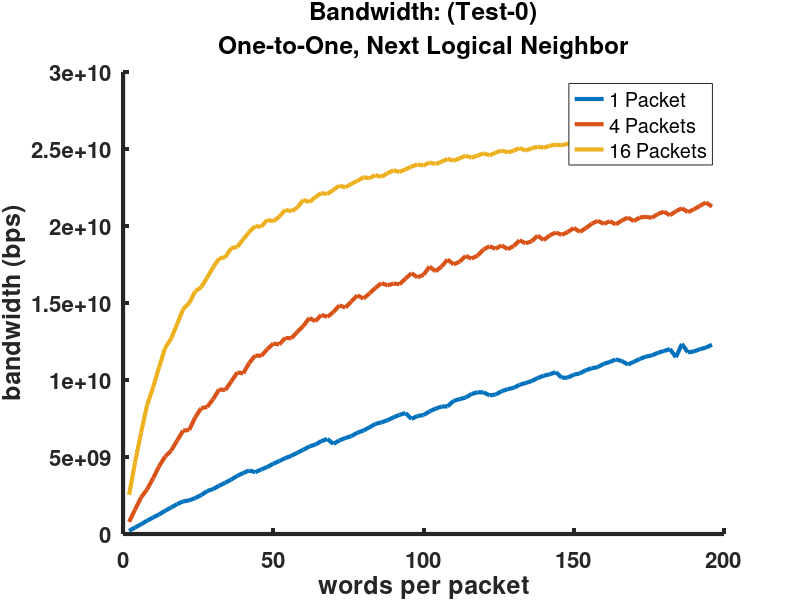

Write MATLAB code to recreate this figure. (Note: this script raises an error after producing the figure.)
data = [
	0,1,2,0.002820;
	0,1,4,0.002724;
	0,1,6,0.002730;
	0,1,8,0.002658;
	0,1,10,0.002691;
	0,1,12,0.002718;
	0,1,14,0.002673;
	0,1,16,0.002685;
	0,1,18,0.002673;
	0,1,20,0.002718;
	0,1,22,0.002910;
	0,1,24,0.002958;
	0,1,26,0.002967;
	0,1,28,0.002892;
	0,1,30,0.002958;
	0,1,32,0.002940;
	0,1,34,0.002943;
	0,1,36,0.002934;
	0,1,38,0.002898;
	0,1,40,0.002907;
	0,1,42,0.002934;
	0,1,44,0.003159;
	0,1,46,0.003159;
	0,1,48,0.003177;
	0,1,50,0.003156;
	0,1,52,0.003162;
	0,1,54,0.003156;
	0,1,56,0.003177;
	0,1,58,0.003168;
	0,1,60,0.003159;
	0,1,62,0.003141;
	0,1,64,0.003177;
	0,1,66,0.003150;
	0,1,68,0.003177;
	0,1,70,0.003447;
	0,1,72,0.003411;
	0,1,74,0.003420;
	0,1,76,0.003444;
	0,1,78,0.003414;
	0,1,80,0.003429;
	0,1,82,0.003411;
	0,1,84,0.003384;
	0,1,86,0.003417;
	0,1,88,0.003432;
	0,1,90,0.003423;
	0,1,92,0.003426;
	0,1,94,0.003447;
	0,1,96,0.003702;
	0,1,98,0.003684;
	0,1,100,0.003729;
	0,1,102,0.003690;
	0,1,104,0.003681;
	0,1,106,0.003690;
	0,1,108,0.003753;
	0,1,110,0.003666;
	0,1,112,0.003684;
	0,1,114,0.003708;
	0,1,116,0.003675;
	0,1,118,0.003693;
	0,1,120,0.003759;
	0,1,122,0.003903;
	0,1,124,0.003945;
	0,1,126,0.003915;
	0,1,128,0.003921;
	0,1,130,0.003945;
	0,1,132,0.003924;
	0,1,134,0.003936;
	0,1,136,0.003945;
	0,1,138,0.003924;
	0,1,140,0.003924;
	0,1,142,0.003945;
	0,1,144,0.003948;
	0,1,146,0.004143;
	0,1,148,0.004200;
	0,1,150,0.004176;
	0,1,152,0.004200;
	0,1,154,0.004170;
	0,1,156,0.004176;
	0,1,158,0.004200;
	0,1,160,0.004167;
	0,1,162,0.004179;
	0,1,164,0.004167;
	0,1,166,0.004257;
	0,1,168,0.004398;
	0,1,170,0.004380;
	0,1,172,0.004359;
	0,1,174,0.004350;
	0,1,176,0.004374;
	0,1,178,0.004356;
	0,1,180,0.004365;
	0,1,182,0.004365;
	0,1,184,0.004617;
	0,1,186,0.004341;
	0,1,188,0.004593;
	0,1,190,0.004617;
	0,1,192,0.004608;
	0,1,194,0.004617;
	0,1,196,0.004593;
	0,4,2,0.002928;
	0,4,4,0.002901;
	0,4,6,0.002910;
	0,4,8,0.003180;
	0,4,10,0.003183;
	0,4,12,0.003144;
	0,4,14,0.003207;
	0,4,16,0.003405;
	0,4,18,0.003417;
	0,4,20,0.003432;
	0,4,22,0.003753;
	0,4,24,0.003654;
	0,4,26,0.003669;
	0,4,28,0.003909;
	0,4,30,0.003945;
	0,4,32,0.003924;
	0,4,34,0.004194;
	0,4,36,0.004191;
	0,4,38,0.004176;
	0,4,40,0.004416;
	0,4,42,0.004356;
	0,4,44,0.004374;
	0,4,46,0.004584;
	0,4,48,0.004608;
	0,4,50,0.004659;
	0,4,52,0.004866;
	0,4,54,0.004887;
	0,4,56,0.005076;
	0,4,58,0.005094;
	0,4,60,0.005118;
	0,4,62,0.005094;
	0,4,64,0.005337;
	0,4,66,0.005346;
	0,4,68,0.005556;
	0,4,70,0.005598;
	0,4,72,0.005589;
	0,4,74,0.005799;
	0,4,76,0.005796;
	0,4,78,0.005799;
	0,4,80,0.006030;
	0,4,82,0.006048;
	0,4,84,0.006057;
	0,4,86,0.006084;
	0,4,88,0.006282;
	0,4,90,0.006378;
	0,4,92,0.006534;
	0,4,94,0.006534;
	0,4,96,0.006531;
	0,4,98,0.006777;
	0,4,100,0.006846;
	0,4,102,0.006768;
	0,4,104,0.007026;
	0,4,106,0.007032;
	0,4,108,0.006984;
	0,4,110,0.007239;
	0,4,112,0.007302;
	0,4,114,0.007275;
	0,4,116,0.007473;
	0,4,118,0.007524;
	0,4,120,0.007482;
	0,4,122,0.007524;
	0,4,124,0.007716;
	0,4,126,0.007746;
	0,4,128,0.007974;
	0,4,130,0.008013;
	0,4,132,0.007974;
	0,4,134,0.008181;
	0,4,136,0.008244;
	0,4,138,0.008208;
	0,4,140,0.008454;
	0,4,142,0.008436;
	0,4,144,0.008478;
	0,4,146,0.008658;
	0,4,148,0.008700;
	0,4,150,0.008697;
	0,4,152,0.008928;
	0,4,154,0.008937;
	0,4,156,0.008922;
	0,4,158,0.008952;
	0,4,160,0.009156;
	0,4,162,0.009192;
	0,4,164,0.009399;
	0,4,166,0.009396;
	0,4,168,0.009423;
	0,4,170,0.009642;
	0,4,172,0.009642;
	0,4,174,0.009735;
	0,4,176,0.009876;
	0,4,178,0.009870;
	0,4,180,0.009909;
	0,4,182,0.010134;
	0,4,184,0.010116;
	0,4,186,0.010134;
	0,4,188,0.010362;
	0,4,190,0.010386;
	0,4,192,0.010380;
	0,4,194,0.010386;
	0,4,196,0.010623;
	0,16,2,0.003630;
	0,16,4,0.003960;
	0,16,6,0.004197;
	0,16,8,0.004410;
	0,16,10,0.004836;
	0,16,12,0.005103;
	0,16,14,0.005340;
	0,16,16,0.005811;
	0,16,18,0.006084;
	0,16,20,0.006312;
	0,16,22,0.006765;
	0,16,24,0.007020;
	0,16,26,0.007479;
	0,16,28,0.007749;
	0,16,30,0.007980;
	0,16,32,0.008244;
	0,16,34,0.008718;
	0,16,36,0.008940;
	0,16,38,0.009396;
	0,16,40,0.009633;
	0,16,42,0.009870;
	0,16,44,0.010146;
	0,16,46,0.010623;
	0,16,48,0.010845;
	0,16,50,0.011352;
	0,16,52,0.011628;
	0,16,54,0.011826;
	0,16,56,0.012312;
	0,16,58,0.012615;
	0,16,60,0.012747;
	0,16,62,0.013257;
	0,16,64,0.013485;
	0,16,66,0.013743;
	0,16,68,0.014193;
	0,16,70,0.014436;
	0,16,72,0.014673;
	0,16,74,0.015150;
	0,16,76,0.015405;
	0,16,78,0.015678;
	0,16,80,0.015915;
	0,16,82,0.016362;
	0,16,84,0.016614;
	0,16,86,0.017091;
	0,16,88,0.017316;
	0,16,90,0.017565;
	0,16,92,0.018039;
	0,16,94,0.018297;
	0,16,96,0.018543;
	0,16,98,0.018825;
	0,16,100,0.019266;
	0,16,102,0.019485;
	0,16,104,0.019950;
	0,16,106,0.020214;
	0,16,108,0.020436;
	0,16,110,0.020916;
	0,16,112,0.021165;
	0,16,114,0.021390;
	0,16,116,0.021882;
	0,16,118,0.022131;
	0,16,120,0.022377;
	0,16,122,0.022866;
	0,16,124,0.023076;
	0,16,126,0.023328;
	0,16,128,0.023805;
	0,16,130,0.024069;
	0,16,132,0.024276;
	0,16,134,0.024804;
	0,16,136,0.025029;
	0,16,138,0.025296;
	0,16,140,0.025728;
	0,16,142,0.025959;
	0,16,144,0.026256;
	0,16,146,0.026658;
	0,16,148,0.026919;
	0,16,150,0.027198;
	0,16,152,0.027639;
	0,16,154,0.027891;
	0,16,156,0.028146;
	0,16,158,0.028407;
	0,16,160,0.028860;
	0,16,162,0.029079;
	0,16,164,0.029550;
	0,16,166,0.029826;
	0,16,168,0.030036;
	0,16,170,0.030285;
	0,16,172,0.030792;
	0,16,174,0.031014;
	0,16,176,0.031506;
	0,16,178,0.031698;
	0,16,180,0.031959;
	0,16,182,0.032430;
	0,16,184,0.032715;
	0,16,186,0.032916;
	0,16,188,0.033408;
	0,16,190,0.033633;
	0,16,192,0.033939;
	0,16,194,0.034359;
	0,16,196,0.034614;
	1,1,2,0.003033;
	1,1,4,0.003009;
	1,1,6,0.002985;
	1,1,8,0.003003;
	1,1,10,0.003015;
	1,1,12,0.003003;
	1,1,14,0.002991;
	1,1,16,0.003003;
	1,1,18,0.003327;
	1,1,20,0.003291;
	1,1,22,0.005151;
	1,1,24,0.005394;
	1,1,26,0.005652;
	1,1,28,0.004353;
	1,1,30,0.005682;
	1,1,32,0.007500;
	1,1,34,0.007104;
	1,1,36,0.007491;
	1,1,38,0.006999;
	1,1,40,0.006753;
	1,1,42,0.008364;
	1,1,44,0.008325;
	1,1,46,0.008820;
	1,1,48,0.009159;
	1,1,50,0.010182;
	1,1,52,0.009174;
	1,1,54,0.010170;
	1,1,56,0.011292;
	1,1,58,0.010887;
	1,1,60,0.011301;
	1,1,62,0.011250;
	1,1,64,0.011385;
	1,1,66,0.011079;
	1,1,68,0.011271;
	1,1,70,0.013959;
	1,1,72,0.013113;
	1,1,74,0.014499;
	1,1,76,0.014505;
	1,1,78,0.012942;
	1,1,80,0.015537;
	1,1,82,0.014211;
	1,1,84,0.015123;
	1,1,86,0.015282;
	1,1,88,0.016362;
	1,1,90,0.014763;
	1,1,92,0.015795;
	1,1,94,0.017919;
	1,1,96,0.015804;
	1,1,98,0.016092;
	1,1,100,0.018453;
	1,1,102,0.018450;
	1,1,104,0.020553;
	1,1,106,0.018990;
	1,1,108,0.018285;
	1,1,110,0.020838;
	1,1,112,0.018972;
	1,1,114,0.020853;
	1,1,116,0.019266;
	1,1,118,0.021159;
	1,1,120,0.021663;
	1,1,122,0.020640;
	1,1,124,0.023844;
	1,1,126,0.022779;
	1,1,128,0.023025;
	1,1,130,0.023241;
	1,1,132,0.023292;
	1,1,134,0.025428;
	1,1,136,0.024147;
	1,1,138,0.024390;
	1,1,140,0.024666;
	1,1,142,0.025659;
	1,1,144,0.025470;
	1,1,146,0.025773;
	1,1,148,0.025713;
	1,1,150,0.025209;
	1,1,152,0.025701;
	1,1,154,0.026262;
	1,1,156,0.025944;
	1,1,158,0.026211;
	1,1,160,0.026532;
	1,1,162,0.027882;
	1,1,164,0.028467;
	1,1,166,0.029388;
	1,1,168,0.029709;
	1,1,170,0.028395;
	1,1,172,0.028671;
	1,1,174,0.031032;
	1,1,176,0.031284;
	1,1,178,0.031287;
	1,1,180,0.031851;
	1,1,182,0.032382;
	1,1,184,0.031890;
	1,1,186,0.032670;
	1,1,188,0.033012;
	1,1,190,0.033759;
	1,1,192,0.033231;
	1,1,194,0.033213;
	1,1,196,0.033462;
	1,4,2,0.005124;
	1,4,4,0.005931;
	1,4,6,0.006243;
	1,4,8,0.007551;
	1,4,10,0.007266;
	1,4,12,0.008352;
	1,4,14,0.008643;
	1,4,16,0.009141;
	1,4,18,0.010260;
	1,4,20,0.011331;
	1,4,22,0.011889;
	1,4,24,0.014520;
	1,4,26,0.014790;
	1,4,28,0.014832;
	1,4,30,0.015921;
	1,4,32,0.016689;
	1,4,34,0.017571;
	1,4,36,0.019110;
	1,4,38,0.019944;
	1,4,40,0.021000;
	1,4,42,0.021339;
	1,4,44,0.022500;
	1,4,46,0.023193;
	1,4,48,0.025029;
	1,4,50,0.024480;
	1,4,52,0.027744;
	1,4,54,0.028005;
	1,4,56,0.030150;
	1,4,58,0.030117;
	1,4,60,0.030141;
	1,4,62,0.031233;
	1,4,64,0.031572;
	1,4,66,0.033603;
	1,4,68,0.036114;
	1,4,70,0.033921;
	1,4,72,0.036828;
	1,4,74,0.037113;
	1,4,76,0.036660;
	1,4,78,0.039093;
	1,4,80,0.039621;
	1,4,82,0.040935;
	1,4,84,0.041235;
	1,4,86,0.043110;
	1,4,88,0.042045;
	1,4,90,0.046353;
	1,4,92,0.046080;
	1,4,94,0.046563;
	1,4,96,0.049251;
	1,4,98,0.048690;
	1,4,100,0.051147;
	1,4,102,0.051399;
	1,4,104,0.050583;
	1,4,106,0.052812;
	1,4,108,0.051939;
	1,16,2,0.013494;
	1,16,4,0.016731;
	1,16,6,0.019164;
	1,16,8,0.023262;
	1,16,10,0.026172;
	1,16,12,0.029421;
	1,16,14,0.031863;
	1,16,16,0.035370;
	1,16,18,0.038028;
	1,16,20,0.041817;
	1,16,22,0.044829;
	1,16,24,0.048363;
	2,1,2,0.000711;
	2,1,4,0.000708;
	2,1,6,0.000723;
	2,1,8,0.000933;
	2,1,10,0.000915;
	2,1,12,0.000906;
	2,1,14,0.000909;
	2,1,16,0.000912;
	2,1,18,0.000906;
	2,1,20,0.000906;
	2,1,22,0.000909;
	2,1,24,0.000906;
	2,1,26,0.000918;
	2,1,28,0.000909;
	2,1,30,0.001131;
	2,1,32,0.001110;
	2,1,34,0.001098;
	2,1,36,0.001095;
	2,1,38,0.001110;
	2,1,40,0.001116;
	2,1,42,0.001104;
	2,1,44,0.001110;
	2,1,46,0.001107;
	2,1,48,0.001110;
	2,1,50,0.001110;
	2,1,52,0.001359;
	2,1,54,0.001335;
	2,1,56,0.001317;
	2,1,58,0.001302;
	2,1,60,0.001326;
	2,1,62,0.001329;
	2,1,64,0.001320;
	2,1,66,0.001320;
	2,1,68,0.001575;
	2,1,70,0.001320;
	2,1,72,0.001551;
	2,1,74,0.001548;
	2,1,76,0.001539;
	2,1,78,0.001536;
	2,1,80,0.001536;
	2,1,82,0.001545;
	2,1,84,0.001536;
	2,1,86,0.001533;
	2,1,88,0.001545;
	2,1,90,0.001536;
	2,1,92,0.001542;
	2,1,94,0.001788;
	2,1,96,0.001782;
	2,1,98,0.001782;
	2,1,100,0.001782;
	2,1,102,0.001782;
	2,1,104,0.001773;
	2,1,106,0.001770;
	2,1,108,0.001764;
	2,1,110,0.001776;
	2,1,112,0.001773;
	2,1,114,0.001776;
	2,1,116,0.001959;
	2,1,118,0.001983;
	2,1,120,0.001980;
	2,1,122,0.001965;
	2,1,124,0.001965;
	2,1,126,0.001971;
	2,1,128,0.001977;
	2,1,130,0.001971;
	2,1,132,0.001977;
	2,1,134,0.001965;
	2,1,136,0.002229;
	2,1,138,0.002214;
	2,1,140,0.002205;
	2,1,142,0.002202;
	2,1,144,0.002211;
	2,1,146,0.002214;
	2,1,148,0.002214;
	2,1,150,0.002208;
	2,1,152,0.002217;
	2,1,154,0.002193;
	2,1,156,0.002214;
	2,1,158,0.002193;
	2,1,160,0.002403;
	2,1,162,0.002391;
	2,1,164,0.002403;
	2,1,166,0.002397;
	2,1,168,0.002400;
	2,1,170,0.002388;
	2,1,172,0.002400;
	2,1,174,0.002391;
	2,1,176,0.002409;
	2,1,178,0.002643;
	2,1,180,0.002658;
	2,1,182,0.002433;
	2,1,184,0.002652;
	2,1,186,0.002637;
	2,1,188,0.002610;
	2,1,190,0.002634;
	2,1,192,0.002613;
	2,1,194,0.002613;
	2,1,196,0.002637;
	2,4,2,0.000924;
	2,4,4,0.000927;
	2,4,6,0.001140;
	2,4,8,0.001125;
	2,4,10,0.001347;
	2,4,12,0.001335;
	2,4,14,0.001329;
	2,4,16,0.001554;
	2,4,18,0.001572;
	2,4,20,0.001776;
	2,4,22,0.001776;
	2,4,24,0.001767;
	2,4,26,0.001989;
	2,4,28,0.002001;
	2,4,30,0.001977;
	2,4,32,0.002217;
	2,4,34,0.002232;
	2,4,36,0.002202;
	2,4,38,0.002406;
	2,4,40,0.002424;
	2,4,42,0.002400;
	2,4,44,0.002658;
	2,4,46,0.002658;
	2,4,48,0.002847;
	2,4,50,0.002850;
	2,4,52,0.003078;
	2,4,54,0.003081;
	2,4,56,0.003048;
	2,4,58,0.003312;
	2,4,60,0.003309;
	2,4,62,0.003264;
	2,4,64,0.003510;
	2,4,66,0.003516;
	2,4,68,0.003492;
	2,4,70,0.003741;
	2,4,72,0.003720;
	2,4,74,0.003699;
	2,4,76,0.003936;
	2,4,78,0.003930;
	2,4,80,0.003930;
	2,4,82,0.004179;
	2,4,84,0.004173;
	2,4,86,0.004191;
	2,4,88,0.004398;
	2,4,90,0.004380;
	2,4,92,0.004590;
	2,4,94,0.004620;
	2,4,96,0.004626;
	2,4,98,0.004815;
	2,4,100,0.004830;
	2,4,102,0.004821;
	2,4,104,0.005049;
	2,4,106,0.005049;
	2,4,108,0.005250;
	2,4,110,0.005262;
	2,4,112,0.005259;
	2,4,114,0.005472;
	2,4,116,0.005490;
	2,4,118,0.005679;
	2,4,120,0.005670;
	2,4,122,0.005688;
	2,4,124,0.005925;
	2,4,126,0.005877;
	2,4,128,0.005880;
	2,4,130,0.006105;
	2,4,132,0.006087;
	2,4,134,0.006102;
	2,4,136,0.006309;
	2,4,138,0.006321;
	2,4,140,0.006531;
	2,4,142,0.006522;
	2,4,144,0.006513;
	2,4,146,0.006750;
	2,4,148,0.006747;
	2,4,150,0.006963;
	2,4,152,0.006963;
	2,4,154,0.006948;
	2,4,156,0.007182;
	2,4,158,0.007176;
	2,4,160,0.007170;
	2,4,162,0.007392;
	2,4,164,0.007386;
	2,4,166,0.007401;
	2,4,168,0.007599;
	2,4,170,0.007611;
	2,4,172,0.007803;
	2,4,174,0.007815;
	2,4,176,0.007827;
	2,4,178,0.008028;
	2,4,180,0.008025;
	2,4,182,0.008025;
	2,4,184,0.008265;
	2,4,186,0.008268;
	2,4,188,0.008469;
	2,4,190,0.008478;
	2,4,192,0.008466;
	2,4,194,0.008691;
	2,4,196,0.008688;
	2,16,2,0.001584;
	2,16,4,0.001986;
	2,16,6,0.002250;
	2,16,8,0.002640;
	2,16,10,0.002862;
	2,16,12,0.003282;
	2,16,14,0.003510;
	2,16,16,0.003942;
	2,16,18,0.004149;
	2,16,20,0.004617;
	2,16,22,0.004827;
	2,16,24,0.005253;
	2,16,26,0.005487;
	2,16,28,0.005919;
	2,16,30,0.006096;
	2,16,32,0.006531;
	2,16,34,0.006735;
	2,16,36,0.007179;
	2,16,38,0.007398;
	2,16,40,0.007821;
	2,16,42,0.008040;
	2,16,44,0.008262;
	2,16,46,0.008688;
	2,16,48,0.009108;
	2,16,50,0.009324;
	2,16,52,0.009762;
	2,16,54,0.009990;
	2,16,56,0.010203;
	2,16,58,0.010620;
	2,16,60,0.010842;
	2,16,62,0.011265;
	2,16,64,0.011499;
	2,16,66,0.011931;
	2,16,68,0.012123;
	2,16,70,0.012576;
	2,16,72,0.012771;
	2,16,74,0.013227;
	2,16,76,0.013446;
	2,16,78,0.013866;
	2,16,80,0.014079;
	2,16,82,0.014520;
	2,16,84,0.014736;
	2,16,86,0.015177;
	2,16,88,0.015381;
	2,16,90,0.015810;
	2,16,92,0.016038;
	2,16,94,0.016455;
	2,16,96,0.016680;
	2,16,98,0.017118;
	2,16,100,0.017319;
	2,16,102,0.017541;
	2,16,104,0.017985;
	2,16,106,0.018192;
	2,16,108,0.018627;
	2,16,110,0.018840;
	2,16,112,0.019269;
	2,16,114,0.019491;
	2,16,116,0.019920;
	2,16,118,0.020145;
	2,16,120,0.020562;
	2,16,122,0.020790;
	2,16,124,0.021222;
	2,16,126,0.021429;
	2,16,128,0.021861;
	2,16,130,0.022080;
	2,16,132,0.022515;
	2,16,134,0.022734;
	2,16,136,0.023148;
	2,16,138,0.023370;
	2,16,140,0.023793;
	2,16,142,0.024024;
	2,16,144,0.024447;
	2,16,146,0.024669;
	2,16,148,0.024891;
	2,16,150,0.025320;
	2,16,152,0.025542;
	2,16,154,0.025968;
	2,16,156,0.026409;
	2,16,158,0.026622;
	2,16,160,0.026829;
	2,16,162,0.027270;
	2,16,164,0.027699;
	2,16,166,0.027909;
	2,16,168,0.028131;
	2,16,170,0.028560;
	2,16,172,0.028782;
	2,16,174,0.029202;
	2,16,176,0.029430;
	2,16,178,0.029859;
	2,16,180,0.030075;
	2,16,182,0.030501;
	2,16,184,0.030705;
	2,16,186,0.031152;
	2,16,188,0.031362;
	2,16,190,0.031800;
	2,16,192,0.032028;
	2,16,194,0.032442;
	2,16,196,0.032661
];

# bandwidth
for t = [0 1 2] #test number
	fig = figure();
	hold on;
	for p = [1 4 16] #number of packets
		tmp = data(find(data(:,1) == t),2:4);
		tmp = tmp(find(tmp(:,1) == p),2:3);
		words = tmp(:,1);
		times = tmp(:,2);

		% Test cases
		% 0. 1-to-1 (each node sends to next logical node)
		% 1. N-to-N (each node sends to all other nodes including self)
		% 2. 1-to-1 (one corner to opposite corner)
		%
		% Values
		% p.  number of packets
		% 32. bits per word
		% 9.  total number of nodes
		if t == 0
			bits = (9*32*p) .* words;
		elseif t == 1
			bits = (9*9*32*p) .* words;
		elseif t == 2
			bits = (32*p) .* words;
		end
		bw = bits ./ (times ./ 1000);

		plot(words, bw, "linewidth", 3);
		set(gca, "linewidth", 3, "fontsize", 16, "fontweight", "bold");

		if t == 0
			str = sprintf("Bandwidth: (Test-0)\nOne-to-One, Next Logical Neighbor");
		elseif t == 1
			str = sprintf("Bandwidth: (Test-1)\nN-to-N, Congestion");
		elseif t == 2
			str = sprintf("Bandwidth: (Test-2)\nZero-Load, Corner-to-opposite-Corner");
		end

		title(str);
		axis([0 200 0 3e10])
		ylabel("bandwidth (bps)", "fontsize", 18, "fontweight", "bold");
		xlabel("words per packet", "fontsize", 18, "fontweight", "bold");
		legend("1 Packet", "4 Packets", "16 Packets");
	end
	str = sprintf("plot-bw-%d.png", t);
	sleep(1);
	print (str, "-dpng", "-S640,480");
	close(fig);
	sleep(1);
end

# execution time
for t = [0 1 2] #test number
	fig = figure();
	hold on;
	for p = [1 4 16] #number of packets
		tmp = data(find(data(:,1) == t),2:4);
		tmp = tmp(find(tmp(:,1) == p),2:3);
		words = tmp(:,1);
		times = tmp(:,2);

		plot(words, times, "linewidth", 3);
		set(gca, "linewidth", 3, "fontsize", 16, "fontweight", "bold");

		if t == 0
			str = sprintf("Execution Time: (Test-0)\nOne-to-One, Next Logical Neighbor");
		elseif t == 1
			str = sprintf("Execution Time: (Test-1)\nN-to-N, Congestion");
		elseif t == 2
			str = sprintf("Execution Time: (Test-2)\nZero-Load, Corner-to-opposite-Corner");
		end

		title(str);
		axis([0 200 0 0.06])
		ylabel("time (ms)", "fontsize", 18, "fontweight", "bold");
		xlabel("words per packet", "fontsize", 18, "fontweight", "bold");
		legend("1 Packet", "4 Packets", "16 Packets");
	end
	str = sprintf("plot-et-%d.png", t);
	sleep(1);
	print (str, "-dpng", "-S640,480");
	close(fig);
	sleep(1);
end

